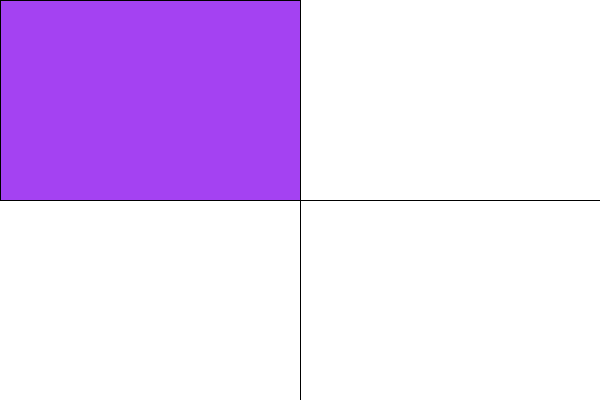
Frame 1 (no input)
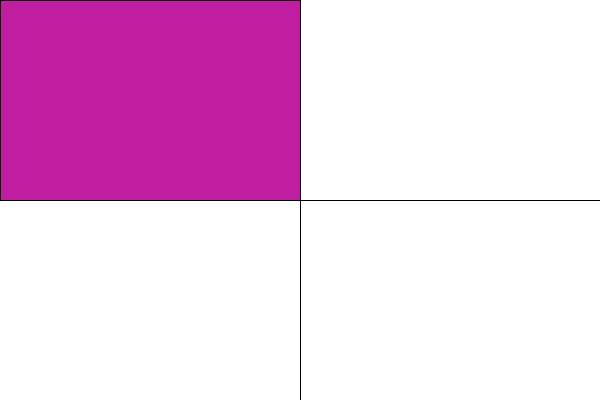
Frame 60 (the mouse pressed at the canvas centre just before this capture)
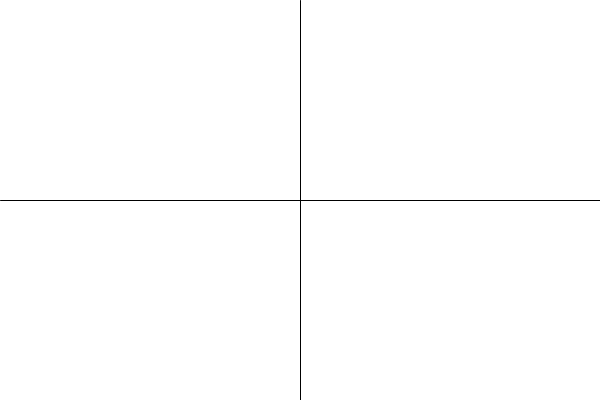
Frame 120 (the mouse held since frame 60 and released just before this capture)

The Processing sketch that drew these frames (run headless with seeded random() and noise(); from frame 60 on, the mouse is pressed at the canvas centre):

// Processing sketch: processing_134965
// ── processing_134965.pde

void setup () {
  size(600, 400);
  frameRate(24);
}

void draw() {
  background(255);
  fill (random(0, 255), random(0, 255), random(0, 255));
  line( width/2, 0, width/2, height);
  line(0, height/2, width, height/2);

  // LEFT & TOP
  if (mouseX < width/2 && mouseY < height/2) {
    rect(0, 0, width/2, height/2);
  }
  // LEFT & BOTTOM
  if (mouseX < width/2 && mouseY > height/2) {
    rect(0, height/2, width/2, height/2);
  }
  // RIGHT & TOP
  if (mouseX > width/2 && mouseY < height/2) {
    rect(width/2, 0, width/2, height/2);
  }
  // RIGHT & BOTTOM
  if (mouseX > width/2 && mouseY > height/2) {
    rect(width/2, height/2, width/2, height/2);
  }
}
